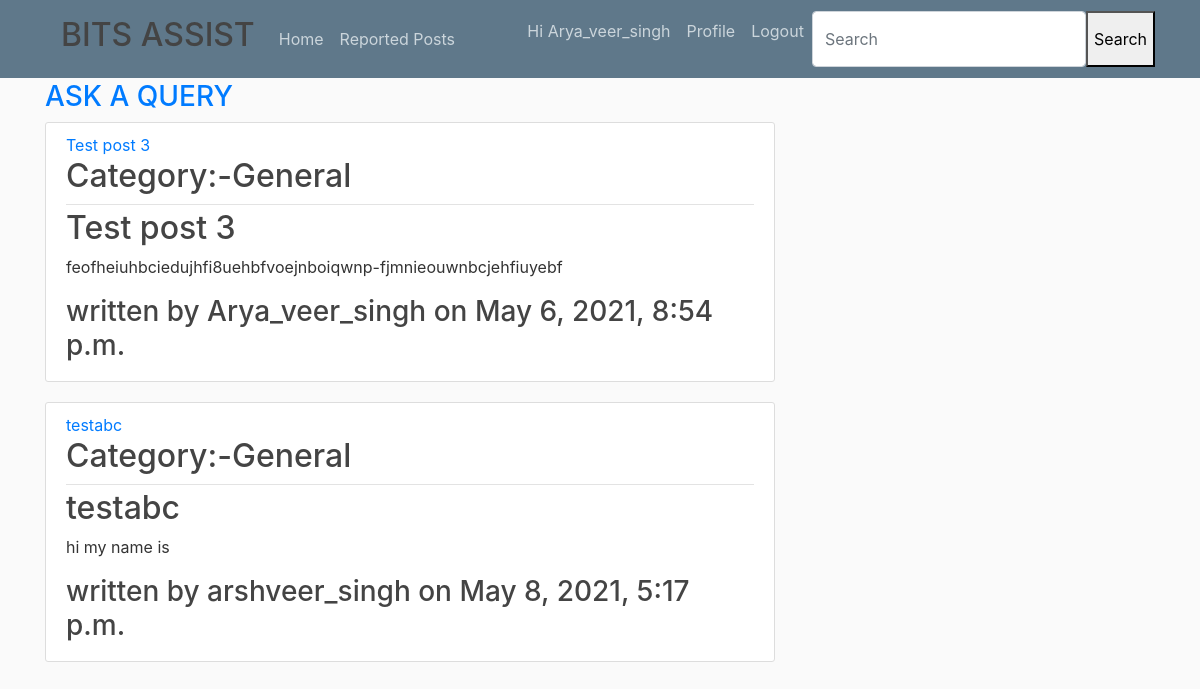
Before: /home/ (signed in) with the older database file.
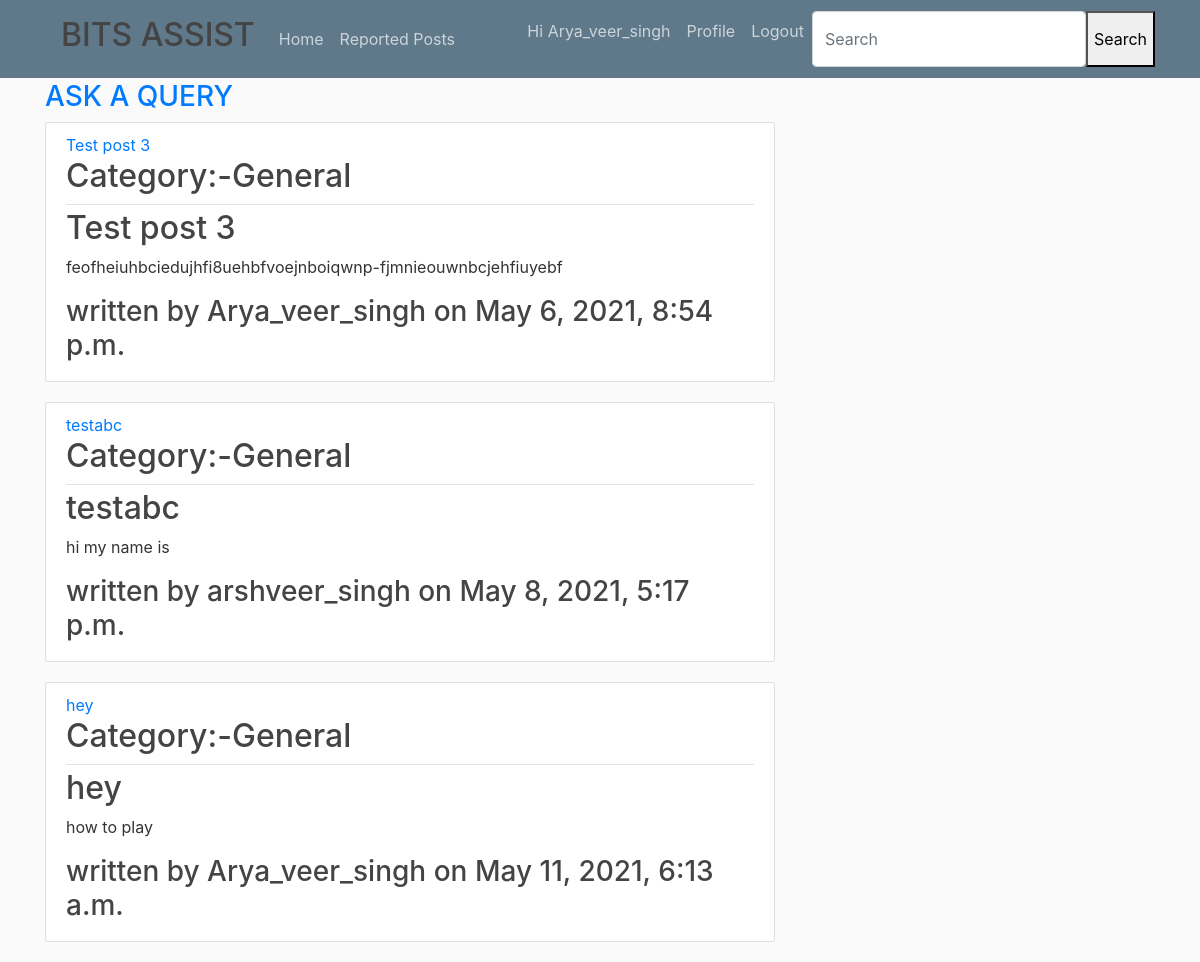
After: the same page with the newer database file.
### query/models.py (models this page shows, shortened)
class posts(models.Model):
    writer=models.ForeignKey(User, on_delete=models.CASCADE)
    title=models.CharField(max_length=30)
    content=models.TextField()
    Date_posted=models.DateTimeField(default=timezone.now)
    Subject=models.TextField(default='General')
    report = models.BooleanField(default=False)
    avg_rating = models.DecimalField(default=0.00, decimal_places=2, max_digits=4)
    times_rated = models.IntegerField(default=0)

### query/views.py (the view)
# urls.py: path('home/', PostListView.as_view(),name='home_page'),
class PostListView(ListView):
    model= posts
    template_name = 'query/home.html'
    context_object_name='posts'
    ordering=['-avg_rating']

### query/templates/query/home.html
{% extends 'query/base.html' %}
{% load socialaccount %}
{% block content %}
  {% if user.is_authenticated %}
      <h3><a class="mr-2" href="{% url 'post_create' %}">ASK A QUERY</a></h3>
     {% for post in posts %}
        <article class="media content-section">
            <div class="media-body">
                <div class="article-metadata">
                    <a class="mr-2" href="{% url 'comment_create' post.id %}">{{ post.title }}</a>
                    <h2>Category:-{{ post.Subject }}</h2>
                </div>
                <h2>{{ post.title }}</h2>
                <p class="article-content">{{ post.content }}</p>
                <h3>written by {{ post.writer }} on {{ post.Date_posted}}</h3>
            </div>
        </article>
    {% endfor %}
      {% else %}
      <script>
    window.location.href = "{% provider_login_url 'google' %}";
      </script>
  {% endif %}
{% endblock%}

Changed rows visible on the page:
added posts: title "hey", Subject "General", content "how to play", writer "Arya_veer_singh", Date_posted "May 11, 2021, 6:13 a.m."
